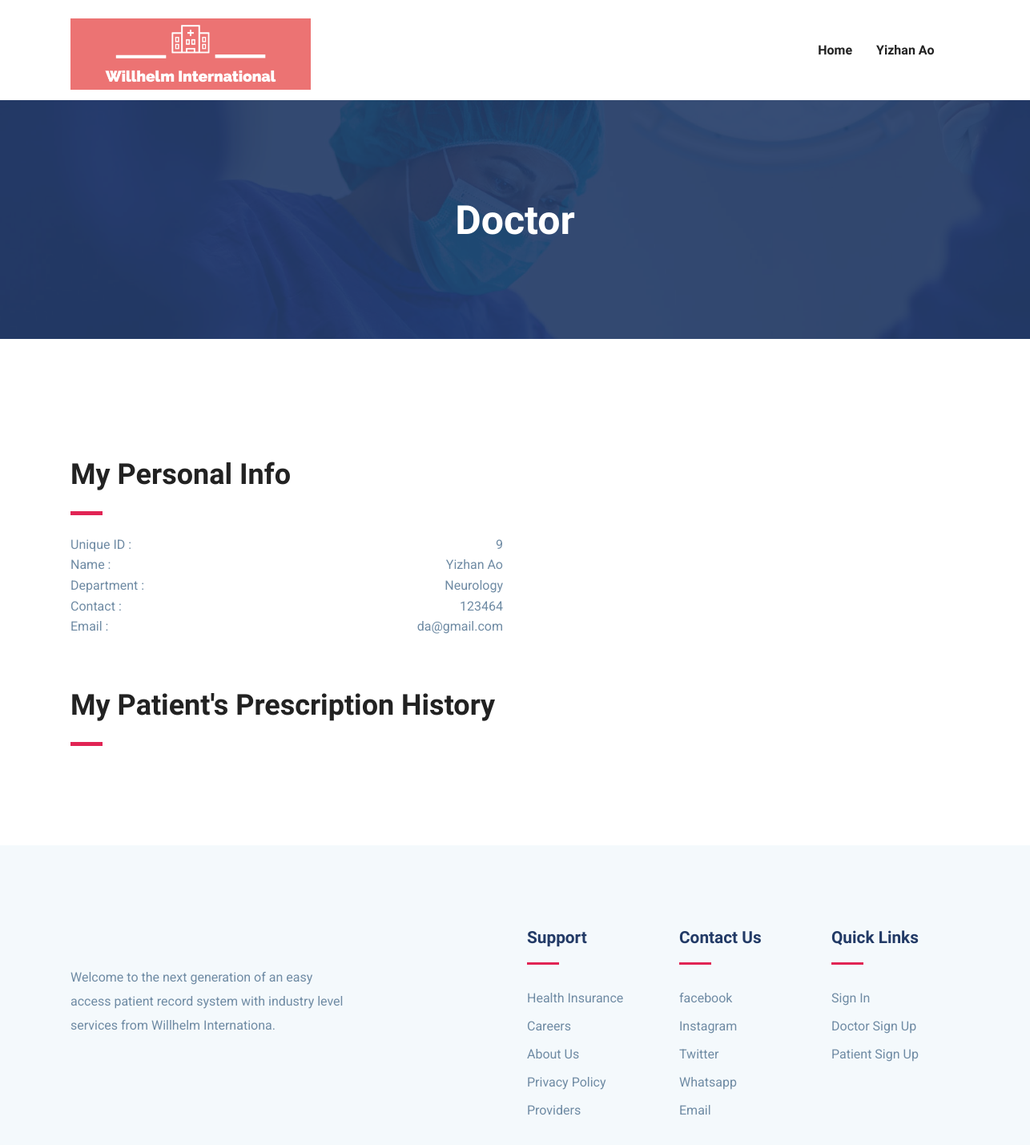
The app's page /doctor/info (signed in) with its own data.
### doctor/models.py (models this page shows, shortened)
class DoctorProfile(models.Model):
    doctor_id = models.AutoField(primary_key=True)
    doctor_name = models.CharField(max_length=100)
    phone_num = models.CharField(max_length=15)
    email = models.EmailField(unique = True)
    created_date = models.DateField(default=now)
    department = models.ForeignKey(Department, on_delete=models.CASCADE)

class Department(models.Model):
    department_id = models.AutoField(primary_key=True)
    department_name = models.CharField(max_length=500)
    def __str__(self):
        return self.department_name

### doctor/views.py (the view)
# urls.py: path('doctor/info', doc_info),
@login_required(login_url='/login/')
@user_passes_test(doctor_check, login_url='/login/')
def doc_info(request):
    userprofile = get_userprofile_by_request(request)
    if userprofile is not None:
        doctor_info = DoctorProfile.objects.filter(doctor_id = userprofile.doctor_id)[0]
        prescriptions_info = DoctorPrescription.objects.filter(doctor_id = userprofile.doctor_id)
        data = {
            'prescriptions': [],
            'medications' : {}
            }
        i = 1
        for prescription_info in prescriptions_info:
            data['prescriptions'].append(prescription_info)
            medications = Medication_order.objects.filter(prescription_id = prescription_info)
            data['medications'][f'prescription{i}'] = medications
            i+=1
        print(data)
        return render(request, 'doc_info.html', {'doctor_info': doctor_info,  'data': data, 'username': userprofile.doctor_name, 'usertype': 'doctor'})
    else:
        return redirect('/login')

### doctor/views.py (called while the page is built)
def doctor_check(user):
    return user.is_doctor

def get_userprofile_by_request(request):
    if request.user.is_authenticated:
        try:
            email = request.user.email
            if request.user.is_doctor:
                docs = DoctorProfile.objects.filter(email = email)
                if docs is not None:
                    return docs[0]
                else:
                    None
            else:
                pats = PatientProfile.objects.filter(email = email)
                if pats is not None:
                    return pats[0]
                else:
                    None
        except:
            return None
    else:
        return None

### doctor/templates/doc_info.html (shortened to what this page needs)
{% extends "base.html" %}
{% block body%}
<section class="page-title bg-1">
	<div class="container">
		<div class="row">
			<div class="col-md-12">
				<div class="block text-center">
					<h1 class="text-capitalize mb-5 text-lg">Doctor</h1>
				</div>
			</div>
		</div>
	</div>
</section>
<section class="section department-single">
	<div class="container">
		<div class="row">
			<div class="col-lg-6">
				<div class="department-content sidebars-widget schedules-widget mt-5">
					<h5 class="text-md">My Personal Info</h5>
					<div class="divider my-4"></div>
					<ul class="list-unstyled">
						<li class="d-flex justify-content-between align-items-center">
							<a>Unique ID&nbsp;:&nbsp;&nbsp;</a>
							<span style="float:right;">{{doctor_info.doctor_id}}</span>
						</li>
						<li class="d-flex justify-content-between align-items-center">
							<a>Name&nbsp;:&nbsp;&nbsp;</a>
							<span>{{doctor_info.doctor_name}}</span>
						</li>
						<li class="d-flex justify-content-between align-items-center">
							<a>Department&nbsp;:&nbsp;&nbsp;</a>
							<span>{{doctor_info.department}}</span>
						</li>
						<li class="d-flex justify-content-between align-items-center">
							<a>Contact&nbsp;:&nbsp;&nbsp;</a>
							<span>{{doctor_info.phone_num}}</span>
						</li>
						<li class="d-flex justify-content-between align-items-center">
							<a>Email&nbsp;:&nbsp;&nbsp;</a>
							<span>{{doctor_info.email}}</span>
						</li>
					</ul>
				</div>
			</div>
		</div>
		<div class="row">
			<div class="col-lg-12">
				<div class="department-content sidebars-widget schedules-widget mt-5">
					<h5 class="text-md">My Patient's Prescription History</h5>
					<div class="divider my-4"></div>
				</div>
			</div>
		</div>
	</div>
</section>
{% endblock %}

### templates/nav.html (shortened to what this page needs)
{% block nav %}
{% load static %}
<header>
  <nav class="navbar navbar-expand-lg navigation" id="navbar">
    <div class="container">
      {% if disable %}
        <img src="{% static 'images/newlogo.png' %}" alt="" width="300" height="300" class="img-fluid">
      {% else %}
      <a class="navbar-brand" href="/">
        <img src="{% static 'images/newlogo.png' %}" alt="" width="300" height="400" class="img-fluid">
      </a>
      {% endif %}
      {% if not disable %}
      <div class="collapse navbar-collapse" id="navbarmain">
        <ul class="navbar-nav ml-auto">
          <li class="nav-item active">
            {% if usertype == 'patient'%}
            <a class="nav-link" href="/patient">Home</a>
            {% elif usertype == 'doctor'%}
            <a class="nav-link" href="/doctor">Home</a>
            {% else %}
            <a class="nav-link" href="/">Home</a>
            {% endif %}
          </li>
          {% if usertype == 'patient'%}
          <li class="nav-item dropdown">
            <a class="nav-link dropdown-toggle" href="#" id="dropdown02" data-toggle="dropdown" aria-haspopup="true"
              aria-expanded="false">{{username}} <i class="icofont-thin-down"></i></a>
            <ul class="dropdown-menu" aria-labelledby="dropdown02">
              <li><a class="dropdown-item" href="/patient/info">My Profile</a></li>
              <li><a class="dropdown-item" href="/alldoctors">All Doctors</a></li>
              <li><a class="dropdown-item" href="/patient/update/info">Update Profile</a></li>
              <li><a class="dropdown-item" href="/patient/update/medicalinfo">Update Medical Info</a></li>
              <li><a class="dropdown-item" href="/doctor/register">Logout</a></li>
            </ul>
          </li>
            {% elif usertype == 'doctor'%}
            <li class="nav-item dropdown">
              <a class="nav-link dropdown-toggle" href="#" id="dropdown02" data-toggle="dropdown" aria-haspopup="true"
                aria-expanded="false">{{username}} <i class="icofont-thin-down"></i></a>
            </li>
            {% endif %}
            {% endif %}
        </ul>
      </div>
    </div>
  </nav>
</header>
{% endblock %}

### static/css/style.css (style rules this page uses)
html { overflow-x: hidden; }
body { line-height: 1.6; font-family: "Roboto", sans-serif; -webkit-font-smoothing: antialiased; font-size: 16px; color: #6F8BA4; font-weight: 400; }
h1, .h1, h2, .h2, h3, .h3, h4, .h4, h5, .h5, h6, .h6 { font-family: "Exo", sans-serif; font-weight: 700; color: #222; }
h1, .h1 { font-size: 2.5rem; }
h5, .h5 { font-size: 1.25rem; }
.section { padding: 100px 0; }
.text-md { font-size: 2.25rem; }
.text-lg { font-size: 3.75rem; }
a { color: #222; text-decoration: none; transition: all .35s ease; }
.page-title { padding: 120px 0px 70px 0px; position: relative; }
.page-title .block h1 { color: #fff; }
.text-lg { font-size: 50px; }
#navbarmain { padding: 20px 0px; }
#navbarmain .nav-link { font-weight: 600; padding: 10px 15px; color: #222; font-family: "Exo", sans-serif; text-transform: capitalize; font-size: 16px; transition: all .25s ease; }
.dropdown-toggle::after { display: none; }
.navbar-brand { margin-top: 10px; }
.bg-1 { background: url("../images/bg/22.jpg") no-repeat 50% 50%; background-size: cover; position: relative; }
.divider { width: 40px; height: 5px; background: #e12454; }

### records on screen
DoctorProfile: doctor_name "Yizhan Ao", doctor_id "9", department "Neurology", phone_num "123464", email "da@gmail.com"
